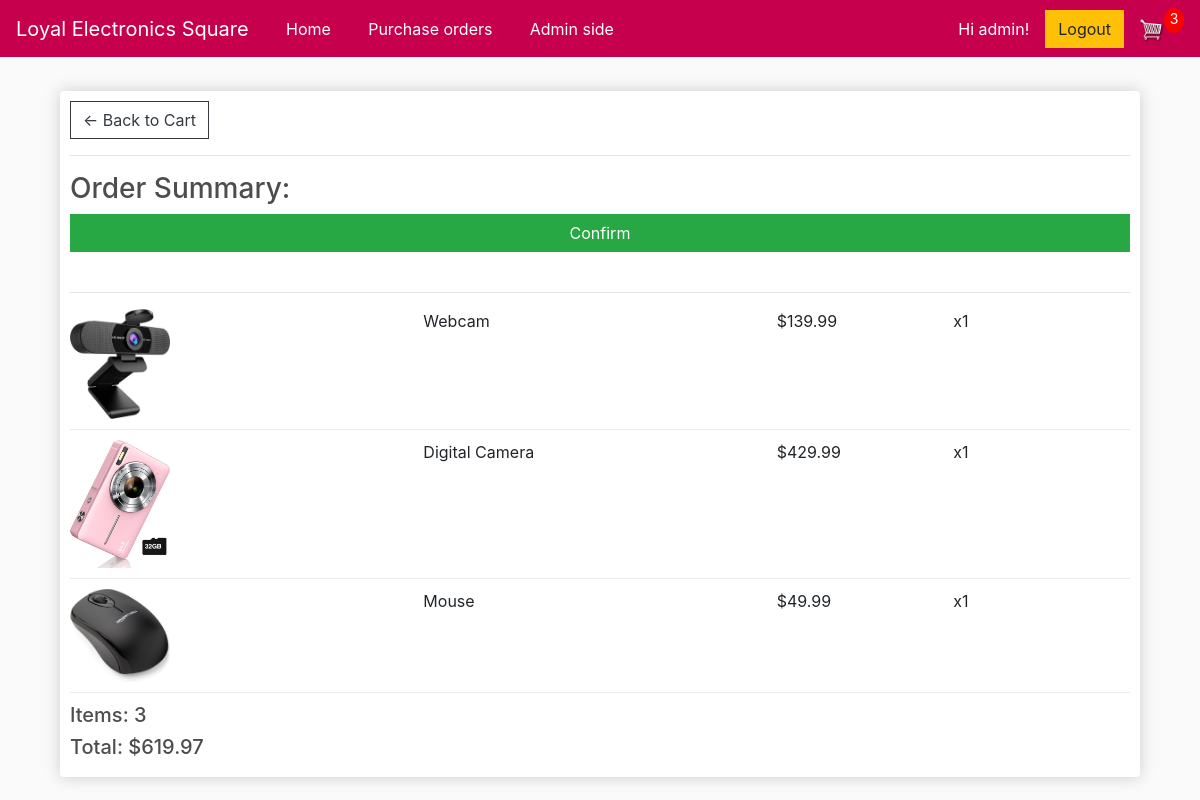
The page /checkout/ (signed in) on the database as committed earlier.
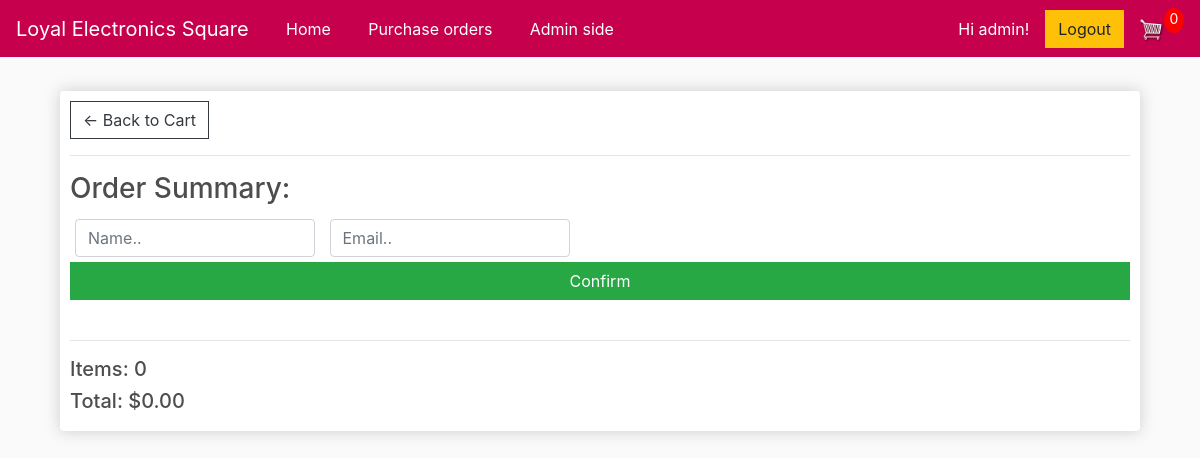
The same page on the database as committed later.
### store/models.py (models this page shows, shortened)
class OrderItem(models.Model):
    product = models.ForeignKey(Product, on_delete=models.SET_NULL, null=True)
    order = models.ForeignKey(Order, on_delete=models.SET_NULL, null=True)
    quantity = models.IntegerField(default=0, null=True, blank=True)
    date_added = models.DateTimeField(auto_now_add=True)
    unit_price = models.DecimalField(max_digits=10, decimal_places=2, null=True)
    subtotal = models.DecimalField(max_digits=10, decimal_places=2, null=True)
    @property
    def get_total(self):
        total = self.product.price * self.quantity
        return total

class Product(models.Model):
    name = models.CharField(max_length=200, null=True)
    price = models.DecimalField(max_digits=10, decimal_places=2)
    brand = models.CharField(max_length=16, null=True)
    color = models.CharField(max_length=16, null=True)
    digital = models.BooleanField(default=False, null=True, blank=False)
    image = models.ImageField(null=True, blank=True)
    image2 = models.ImageField(null=True, blank=True)
    image3 = models.ImageField(null=True, blank=True)
    description = models.TextField(null=True)
    is_active = models.BooleanField(default=True)

class Order(models.Model):
    STATUS_CHOICES = [
        ('pending', 'Pending'),
        ('shipped', 'Shipped'),
        ('cancelled', 'Cancelled'),
        ('hold', 'Hold'),]
    customer = models.ForeignKey(Customer, on_delete=models.SET_NULL, null=True, blank=True)
    date_ordered = models.DateTimeField(default=timezone.now)
    complete = models.BooleanField(default=False, null=True, blank=False)
    total_amount = models.DecimalField(max_digits=100, decimal_places=2, null=True)
    status = models.CharField(max_length=10, choices=STATUS_CHOICES, default='pending')
    shipment_date = models.DateTimeField(null=True, blank=True)
    cancel_date = models.DateTimeField(null=True, blank=True)
    ticket_issue_date = models.DateTimeField(null=True, blank=True)
    refund_date = models.DateTimeField(null=True, blank=True)
    @property
    def shipping(self):
        shipping = False
        orderitems = self.orderitem_set.all()
        for i in orderitems:
            if i.product.digital == False:
                shipping = True
        return shipping
    @property
    def get_cart_total(self):
        orderitems = self.orderitem_set.all()
        total = sum([item.get_total for item in orderitems])
        return total
    @property
    def get_cart_items(self):
        orderitems = self.orderitem_set.all()
        total = sum([item.quantity for item in orderitems])
        return total
    def total_amount(self):
        orderitems = self.orderitem_set.all()
        total = sum([item.get_total for item in orderitems])
        return total

### store/views.py (the view)
# urls.py: path('checkout/', views.checkout, name="checkout"),
@login_required
def checkout(request):
     if request.user.is_authenticated:
           customer = request.user.customer
           order, created = Order.objects.get_or_create(customer=customer, complete=False)
           items = order.orderitem_set.all()
           cartItems = order.get_cart_items
     else:
          items = []
          order = {'get_cart_total':0, 'get_cart_items':0, 'shipping':False}
          cartItems = order['get_cart_items']
     context = {'items':items, 'order':order, 'cartItems':cartItems}
     return render(request, 'store/checkout.html', context)

### store/templates/store/Checkout.html (shortened to what this page needs)
{% extends 'store/main.html' %}
{% load static %}
{% block content %}
		<div class="col-lg-12">
			<div class="box-element">
				<a  class="btn btn-outline-dark" href="{% url 'cart' %}">&#x2190; Back to Cart</a>
				<hr>
				<h3>Order Summary:</h3>
				<form id="form">
					<div id="user-info">
						<div class="form-field">
							<input required class="form-control" type="text" name="name" placeholder="Name..">
						</div>
						<div class="form-field">
							<input required class="form-control" type="email" name="email" placeholder="Email..">
						</div>
					</div>
					<input id="form-button" class="btn btn-success btn-block" type="submit" value="Confirm">
				</form>
			<br>
				<hr>
				{% for item in items %}
				<div class="cart-row">
					<div style="flex:2"><img class="row-image" src="{{item.product.image.url}}"></div>
					<div style="flex:2"><p>{{item.product.name}}</p></div>
					<div style="flex:1"><p>${{item.product.price|floatformat:2}}</p></div>
					<div style="flex:1"><p>x{{item.quantity}}</p></div>
				</div>
				{% endfor %}
				<h5>Items:   {{order.get_cart_items}}</h5>
				<h5>Total:   ${{order.get_cart_total|floatformat:2}}</h5>
			</div>
		</div>
{% endblock content %}

### store/templates/store/Main.html (shortened to what this page needs)
<!DOCTYPE html>
{% load static %}
<html>
<head>
	<link rel="stylesheet" href="https://stackpath.bootstrapcdn.com/bootstrap/4.4.1/css/bootstrap.min.css">
	<link rel="stylesheet" type="text/css" href="{% static 'css/main.css' %}">
</head>
<body>
	<nav class="navbar navbar-expand-lg navbar-dark" style="background-color: #c6004d;">
		<a class="navbar-brand" href="{% url 'store' %}">Loyal Electronics Square</a>
		<div class="collapse navbar-collapse" id="navbarSupportedContent">
			<ul class="navbar-nav me-auto mb-2 mb-lg-0">
				<a style="margin-left: 8px; color: #c6004d">|</a>
				<li class="nav-item">
					<a class="nav-link active" aria-current="page" href="{% url 'store' %}">Home</a>
				</li>
				<a style="margin-left: 16px; color: #c6004d">|</a>
				<li class="nav-item">
					<a class="nav-link active" aria-current="page" href="{% url 'order_list' %}">Purchase orders</a>
				</li>
				<a style="margin-left: 16px; color: #c6004d">|</a>
				<li class="nav-item">
					<a class="nav-link active" aria-current="page" href="{% url 'adminDashboard' %}">Admin side</a>
				</li>
			</ul>
		</div>
	    <div class="form-inline my-2 my-lg-0">
			{% if user.is_authenticated %}
				<a style="margin-right: 16px; color: white">Hi {{ user.username }}! </a>
				<form action="{% url 'logout' %}" method="post">
					<button class="btn btn-warning" type="submit">Logout</button>
				</form>
			{% else %}
				<a style="margin-right: 16px; color: white">You are not logged in. </a>
	     		<a href="{% url 'login' %}" class="btn btn-warning">Login</a>
	     	{% endif %}
	     	<a href="{% url 'cart' %}">
	    		<img  id="cart-icon" src="{% static 'images/cart.png' %}">
	    	</a>
	    	<p id="cart-total">{{cartItems}}</p>
	    </div>
	</nav>
     <div class="container">
            <br>
            {% block content %}
            {% endblock content %}
         </div>
</body>
</html>

Rows that differ between the two databases and show on the page:
no longer on this page (row edited): OrderItem: product.image (picture), product.name "Webcam", product.price "139.99", quantity "1"
no longer on this page (row edited): OrderItem: product.image (picture), product.name "Digital Camera", product.price "429.99", quantity "1"
no longer on this page (row edited): OrderItem: product.image (picture), product.name "Mouse", product.price "49.99", quantity "1"
removed Order: get_cart_items "3", get_cart_total "619.97"
added Order: get_cart_items "0", get_cart_total "0.00"
Other text that changed with them:
{{ cartItems }}: "3" → "0"
